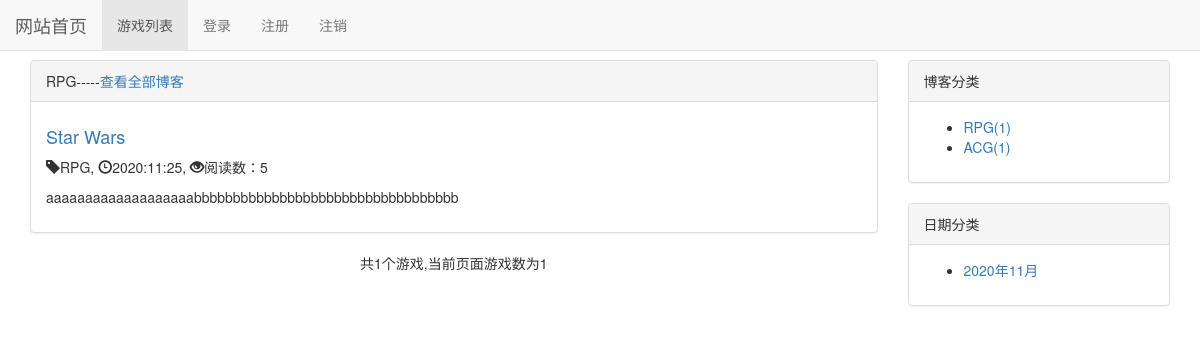
Page /game/RPG on the earlier database version.
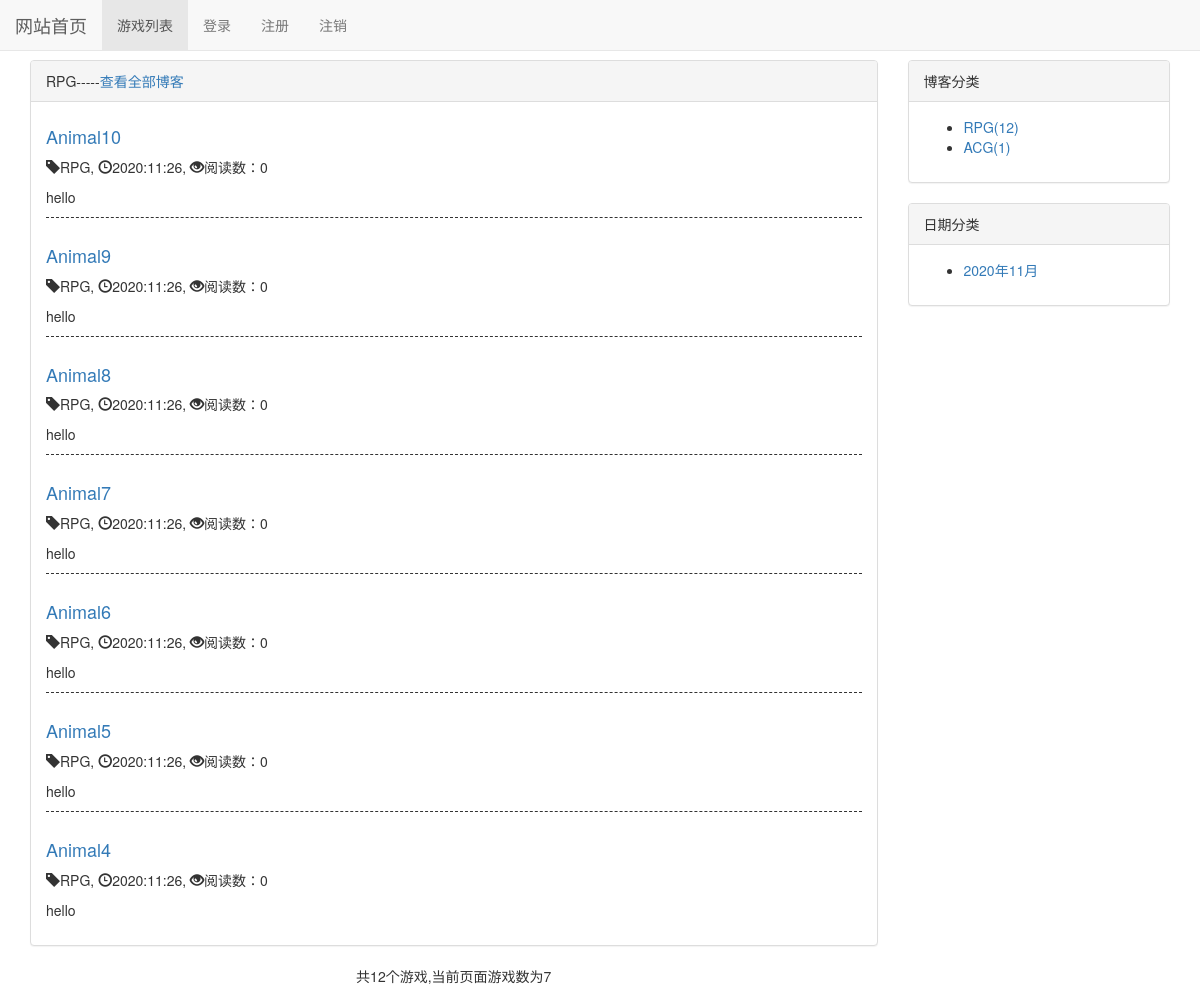
Same page on the later database version.
### game/models.py (models this page shows, shortened)
class GameType(models.Model):
    type_name = models.CharField(max_length=15)

class Game(models.Model,ReadNum_Expand):
    name = models.CharField(max_length=50)
    game_type = models.ForeignKey(GameType, on_delete=models.DO_NOTHING)
    introduction = models.TextField()
    author = models.ForeignKey(User, on_delete=models.DO_NOTHING)
    create_time = models.DateTimeField(auto_now_add=True)  # 创建时自动搞时间
    lastupdate_time = models.DateTimeField(auto_now=True)  # 修改时自动改时间
    price = models.FloatField()
    avatar = models.ImageField()
    class Meta:
        ordering = ["-create_time", ]

### read_statistic/models.py (models this page shows)
class ReadNum(models.Model):
    read_num = models.IntegerField(default=0)
    content_type = models.ForeignKey(ContentType, on_delete=models.DO_NOTHING)
    object_id = models.PositiveIntegerField()
    content_object = GenericForeignKey('content_type', 'object_id')

### game/views.py (the view)
# urls.py: path("<game_type_name>", get_game_name, name="get_game_name"),
def get_game_name(request, game_type_name):
    type = get_object_or_404(GameType, type_name=game_type_name)
    all_games = Game.objects.filter(game_type=type)
    context = get_game_common(request, all_games)
    context["name"] = game_type_name
    return render(request,("game_type_list.html"), context)

### read_statistic/models.py (called while the page is built)
    def read_num(self):
        try:
            ct = ContentType.objects.get_for_model(self)
            readnum = ReadNum.objects.get(content_type=ct,object_id=self.pk)
            return readnum.read_num
        except exceptions.ObjectDoesNotExist:
            return 0

### game/templates/game_type_list.html (shortened to what this page needs)
{% extends 'game_list.html' %}
{% block type %}
{{ name }}-----<a href="{% url 'game_list' %}">查看全部博客</a>
{% endblock %}

### game/templates/game_list.html (shortened to what this page needs)
{% extends 'game_base.html' %}
{% block link_extends %}
    <link rel="stylesheet" href="/css/game_list.css">
{% endblock %}
{% block nav_home_active %}
    active
{% endblock %}
{% block content %}
    <div class="container">
        <div class="row">
            <div class="col-sm-8 col-md-9">
                <div class="panel panel-default">
                    <div class="panel-heading">{% block type %}游戏列表{% endblock %}</div>
                    <div class="panel-body">
                        {% for game in games %}
                            <div class="game">
                                <h4><a href="{% url 'game_detail' game.pk %}">{{ game.name }}</a></h4>
                                <p><span class="glyphicon glyphicon-tag"
                                         aria-hidden="true"></span>{{ game.game_type.type_name }},
                                    <span class="glyphicon glyphicon-time"
                                          aria-hidden="true"></span>{{ game.create_time|date:"Y:m:d" }},
                                    <span class="glyphicon glyphicon-eye-open"
                                          aria-hidden="true"></span>阅读数：{{ game.read_num }}
                                </p>
                                <p>{{ game.introduction|safe|truncatechars:120 }}</p>
                            </div>
                        {% empty %}
                            <h4>--暂无游戏展示，敬请期待--</h4>
                        {% endfor %}
                    </div>
                </div>
                <div id="app" style="text-align:center">
                    <el-tag effect="dark">
                        共{{ games.paginator.object_list|length }}个游戏,当前页面游戏数为{{ games|length }}</el-tag>
                </div>
            </div>
            <div class="col-sm-4 col-md-3">
                <div class="panel panel-default">
                    <div class="panel-heading">博客分类</div>
                    <div class="panel-body">
                        <ul>
                            {% for gametype in types %}
                                <li>
                                    <a href="{% url 'get_game_name' gametype.type_name %}">{{ gametype.type_name }}({{ gametype.game_count }})</a>
                                </li>
                            {% empty %}
                                <li>暂无分类</li>
                            {% endfor %}
                        </ul>
                    </div>
                </div>
                <div class="panel panel-default">
                    <div class="panel-heading">日期分类</div>
                    <div class="panel-body">
                        <ul>
                            {% for time in game_date %}
                                <li><a href="{% url 'game_with_date' time.year time.month %}">{{ time|date:"Y年n月" }}</a>
                                </li>
                            {% endfor %}
                        </ul>
                    </div>
                </div>
            </div>
        </div>
    </div>
{% endblock %}

### templates/game_base.html (shortened to what this page needs)
<!DOCTYPE html>
<html lang="en">
<head>
    {% load static %}
    <link rel="stylesheet" href="/static/css/base.css">
    <link rel="stylesheet" href="/static/bootstrap-3.3.7/css/bootstrap.min.css">
    <link rel="stylesheet" href="https://unpkg.com/element-ui/lib/theme-chalk/index.css">
    {% block link_extends %}{% endblock %}
</head>
<body>
<div class="navbar navbar-default navbar-fixed-top" role="navigation">
    <div class="container-fluid">
        <div class="navbar-header">
            <a href="{% url 'home' %}" class="navbar-brand">网站首页</a>
        </div>
        <div class="collapse navbar-collapse" id="bs-example-navbar-collapse-1">
            <ul class="nav navbar-nav">
                <li class="{% block nav_home_active %}{% endblock %}"><a href="{% url 'game_list' %}">游戏列表</a></li>
                <li class=""><a href="{% url "user_login" %}?from={{ request.get_full_path }}">登录</a></li>
                <li class=""><a href="{% url "reguser" %}?from={{ request.get_full_path }}">注册</a></li>
                <li class=""><a href="{% url "logout" %}">注销</a></li>
            </ul>
        </div>
    </div>
</div>
{% block content %}{% endblock %}
</body>
</html>

### static/css/base.css (style rules this page uses)
body { margin-top: 60px!important; padding: 0px; }

### static/css/game_list.css (style rules this page uses)
.panel-body { width: 100%; height: auto; word-wrap:break-word; word-break:break-all; overflow: hidden }
.game:not(:last-child) { margin-bottom: 2em; border-bottom: dashed 1px; }

Differences in the rows shown:
no longer on this page (row unchanged): Game: name "Star Wars", game_type.type_name "RPG", create_time "2020:11:25", read_num "5", introduction "aaaaaaaaaaaaaaaaaaabbbbbbbbbbbbbbbbbbbbbbbbbbbbbbbbbb"
computed for GameType "RPG": game_count "1" → "12"
added Game: name "Animal10", game_type.type_name "RPG", create_time "2020:11:26", read_num "0", introduction "hello"
added Game: name "Animal9", game_type.type_name "RPG", create_time "2020:11:26", read_num "0", introduction "hello"
added Game: name "Animal8", game_type.type_name "RPG", create_time "2020:11:26", read_num "0", introduction "hello"
added Game: name "Animal7", game_type.type_name "RPG", create_time "2020:11:26", read_num "0", introduction "hello"
added Game: name "Animal6", game_type.type_name "RPG", create_time "2020:11:26", read_num "0", introduction "hello"
added Game: name "Animal5", game_type.type_name "RPG", create_time "2020:11:26", read_num "0", introduction "hello"
added Game: name "Animal4", game_type.type_name "RPG", create_time "2020:11:26", read_num "0", introduction "hello"
Other differences:
{{ games.paginator.object_list|length }}: "1" → "12"
{{ games|length }}: "1" → "7"
